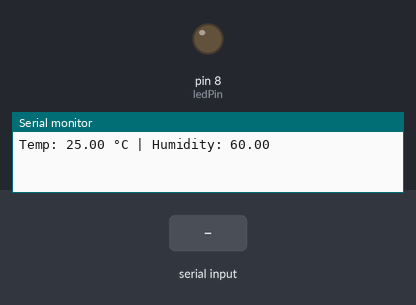
The sketch below on a simulated Arduino Uno, built with avr-gcc and run on an emulated ATmega328P. Shown: output pins drawn as LEDs (lit = HIGH), the last lines printed to the serial monitor. Inputs (shaded band) come from the test bench.

Above: at 1.2 s.
1.3 s: "1" received over Serial
At 2.9 s:
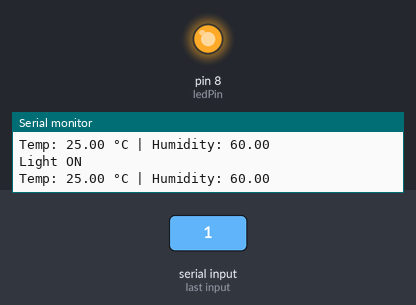
3.5 s: "2" received over Serial
At 4.4 s:
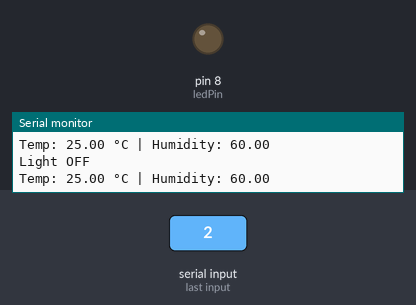
Timing chart, 0 to 6.5 s (numbered marks = the images above; inputs shaded):
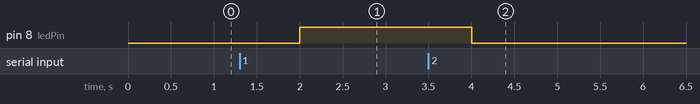

Measured:
- after the input at 1.3 s, pin 8 (ledPin): LOW → HIGH after 0.70 s
- after the input at 3.5 s, pin 8 (ledPin): HIGH → LOW after 0.50 s

The sketch:

epic_stantia_rottis1.ino
```cpp
int ledPin = 8;

void setup() {
  Serial.begin(9600);
  pinMode(ledPin, OUTPUT);
  digitalWrite(ledPin, LOW);
}

void loop() {
  // Check for serial input commands
  if (Serial.available()) {
    char command = Serial.read();

    if (command == '1') {
      digitalWrite(ledPin, HIGH);
      Serial.println("Light ON");
    }
    else if (command == '2') {
      digitalWrite(ledPin, LOW);
      Serial.println("Light OFF");
    }
  }

  // Simulate temperature and humidity readings
  float temp = 25.0;  // dummy temperature in Celsius
  float hum = 60.0;   // dummy humidity percentage

  Serial.print("Temp: ");
  Serial.print(temp);
  Serial.print(" °C | Humidity: ");
  Serial.println(hum);

  delay(2000);
}
```
